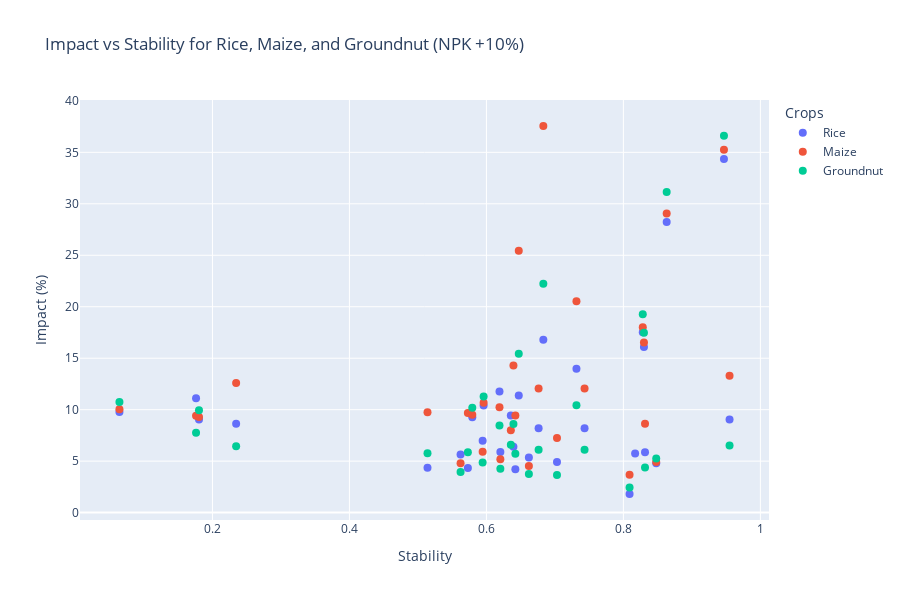

Notebook source saved alongside this figure:
### Markdown cell above
3d modelling

### Code cell
import plotly.graph_objects as go
import numpy as np
import pandas as pd

def Calculate_and_visualize_3D(Working_Directory, adj_matrix_np, crop1, crop2, crop3, perturbation, what, visualize=True):
    # Normalize capabilities for all three crops
    capability_1 = normalize_list(Working_Directory[f'{crop1[0].upper()} - {what} {perturbation}'])
    capability_2 = normalize_list(Working_Directory[f'{crop2[0].upper()} - {what} {perturbation}'])
    capability_3 = normalize_list(Working_Directory[f'{crop3[0].upper()} - {what} {perturbation}'])
    
    # Combine capabilities into a single DataFrame
    combined_df = pd.DataFrame({
        'node': Working_Directory['District'],
        'Capability_1': capability_1,
        'Capability_2': capability_2,
        'Capability_3': capability_3
    })
    
    # Calculate stress and stability for the combined capabilities
    result_df = calculate_stress_stability(adj_matrix_np, combined_df)
    
    # Calculate impact for each crop
    impact1, impact_column1 = calculate_impact(Working_Directory, crop1, perturbation, what)
    impact2, impact_column2 = calculate_impact(Working_Directory, crop2, perturbation, what)
    impact3, impact_column3 = calculate_impact(Working_Directory, crop3, perturbation, what)
    
    # Naming conventions for stability and stress columns
    stability_column_name = f'Stability_{crop1[0].upper()}_{crop2[0].upper()}_{crop3[0].upper()}_{what}_{perturbation}'
    stress_column_name = f'Stress_{crop1[0].upper()}_{crop2[0].upper()}_{crop3[0].upper()}_{what}_{perturbation}'
    
    # Add impacts, stability, and stress to the Working_Directory DataFrame
    Working_Directory[impact_column1] = impact1
    Working_Directory[impact_column2] = impact2
    Working_Directory[impact_column3] = impact3
    Working_Directory[stability_column_name] = result_df['stability']
    Working_Directory[stress_column_name] = result_df['stress']
    
    if visualize:
        # Prepare data for plotting
        plot_df = pd.DataFrame({
            'District': Working_Directory['District'],
            'Stability': result_df['stability'],
            f'{crop1}': impact1,
            f'{crop2}': impact2,
            f'{crop3}': impact3,
            'Abbreviation': Working_Directory['Abbreviation']
        })
        
        # Create the figure
        fig = go.Figure()

        # Add scatter plot for each crop's impact with custom hovertemplate
        fig.add_trace(go.Scatter(
            x=plot_df['Stability'], 
            y=plot_df[f'{crop1}'], 
            mode='markers',
            name=f'{crop1}',
            text=plot_df['Abbreviation'],
            marker=dict(size=8),
            hovertemplate=(
                '<b>District:</b> %{text}<br>' +
                '<b>Stability:</b> %{x}<br>' +
                '<b>Impact:</b> %{y}<br>' 
            )
        ))
        
        fig.add_trace(go.Scatter(
            x=plot_df['Stability'], 
            y=plot_df[f'{crop2}'], 
            mode='markers',
            name=f'{crop2}',
            text=plot_df['Abbreviation'],
            marker=dict(size=8),
            hovertemplate=(
                '<b>District:</b> %{text}<br>' +
                '<b>Stability:</b> %{x}<br>' +
                '<b>Impact:</b> %{y}<br>'
            )
        ))
        
        fig.add_trace(go.Scatter(
            x=plot_df['Stability'], 
            y=plot_df[f'{crop3}'], 
            mode='markers',
            name=f'{crop3}',
            text=plot_df['Abbreviation'],
            marker=dict(size=8),
            hovertemplate=(
                '<b>District:</b> %{text}<br>' +
                '<b>Stability:</b> %{x}<br>' +
                '<b>Impact:</b> %{y}<br>'
            )
        ))

        # Customize layout
        fig.update_layout(
            title=f'Impact vs Stability for {crop1}, {crop2}, and {crop3} ({what} +{perturbation}%)',
            xaxis_title='Stability',
            yaxis_title='Impact (%)',
            width=900,
            height=600,
            legend_title_text='Crops',
            hovermode='closest'
        )
        
        # Show the 2D plot
        fig.show()

# Example usage
crop1 = 'Rice'
crop2 = 'Maize'
crop3 = 'Groundnut'
perturbation = 10
what = 'NPK'
Calculate_and_visualize_3D(Working_Directory, adj_matrix_np, crop1, crop2, crop3, perturbation, what)

### Figure 1 — Plotly figure (JSON) as saved in the notebook; plotly's stock layout.template omitted (floating-point values rounded to 4 significant figures)
{"data": [{"hovertemplate": "<b>District:</b> %{text}<br><b>Stability:</b> %{x}<br><b>Impact:</b> %{y}<br>", "marker": {"size": 8}, "mode": "markers", "name": "Rice", "text": ["BLR", "BLR(R)", "RGA", "CDA", "DVG", "KLR", "CKA", "SMG", "TKR", "CMG", "DKA", "UPI", "HSN", "KDG", "MDY", "MYS", "CNR", "BLG", "VJP", "BKT", "DWD", "GDG", "HVR", "UTK", "BLL", "BDR", "KLB", "YDR", "RCR", "KPL", "VNG"], "type": "scatter", "x": [0.9468, 0.83, 0.8479, 0.1804, 0.06423, 0.8632, 0.8283, 0.5959, 0.5794, 0.6472, 0.8171, 0.809, 0.514, 0.6831, 0.6395, 0.573, 0.6423, 0.1761, 0.6204, 0.6191, 0.6357, 0.662, 0.5945, 0.5623, 0.7433, 0.955, 0.703, 0.7315, 0.2346, 0.8316, 0.6762], "y": [34.36, 16.1, 4.799, 9.045, 9.779, 28.24, 17.53, 10.4, 9.273, 11.37, 5.74, 1.808, 4.364, 16.79, 6.391, 4.331, 4.215, 11.12, 5.882, 11.76, 9.444, 5.36, 6.976, 5.652, 8.187, 9.037, 4.919, 13.98, 8.629, 5.859, 8.187]}, {"hovertemplate": "<b>District:</b> %{text}<br><b>Stability:</b> %{x}<br><b>Impact:</b> %{y}<br>", "marker": {"size": 8}, "mode": "markers", "name": "Maize", "text": ["BLR", "BLR(R)", "RGA", "CDA", "DVG", "KLR", "CKA", "SMG", "TKR", "CMG", "DKA", "UPI", "HSN", "KDG", "MDY", "MYS", "CNR", "BLG", "VJP", "BKT", "DWD", "GDG", "HVR", "UTK", "BLL", "BDR", "KLB", "YDR", "RCR", "KPL", "VNG"], "type": "scatter", "x": [0.9468, 0.83, 0.8479, 0.1804, 0.06423, 0.8632, 0.8283, 0.5959, 0.5794, 0.6472, 0.8171, 0.809, 0.514, 0.6831, 0.6395, 0.573, 0.6423, 0.1761, 0.6204, 0.6191, 0.6357, 0.662, 0.5945, 0.5623, 0.7433, 0.955, 0.703, 0.7315, 0.2346, 0.8316, 0.6762], "y": [35.26, 16.52, 4.928, 9.29, 10.04, 29.05, 18.01, 10.67, 9.517, 25.43, null, 3.67, 9.76, 37.56, 14.29, 9.686, 9.429, 9.413, 5.176, 10.25, 7.998, 4.539, 5.909, 4.787, 12.05, 13.29, 7.243, 20.54, 12.59, 8.621, 12.05]}, {"hovertemplate": "<b>District:</b> %{text}<br><b>Stability:</b> %{x}<br><b>Impact:</b> %{y}<br>", "marker": {"size": 8}, "mode": "markers", "name": "Groundnut", "text": ["BLR", "BLR(R)", "RGA", "CDA", "DVG", "KLR", "CKA", "SMG", "TKR", "CMG", "DKA", "UPI", "HSN", "KDG", "MDY", "MYS", "CNR", "BLG", "VJP", "BKT", "DWD", "GDG", "HVR", "UTK", "BLL", "BDR", "KLB", "YDR", "RCR", "KPL", "VNG"], "type": "scatter", "x": [0.9468, 0.83, 0.8479, 0.1804, 0.06423, 0.8632, 0.8283, 0.5959, 0.5794, 0.6472, 0.8171, 0.809, 0.514, 0.6831, 0.6395, 0.573, 0.6423, 0.1761, 0.6204, 0.6191, 0.6357, 0.662, 0.5945, 0.5623, 0.7433, 0.955, 0.703, 0.7315, 0.2346, 0.8316, 0.6762], "y": [36.62, 17.48, 5.259, 9.945, 10.74, 31.14, 19.27, 11.29, 10.19, 15.43, null, 2.429, 5.758, 22.22, 8.619, 5.853, 5.718, 7.769, 4.272, 8.458, 6.601, 3.747, 4.877, 3.948, 6.11, 6.513, 3.661, 10.43, 6.44, 4.373, 6.11]}], "layout": {"height": 600, "hovermode": "closest", "legend": {"title": {"text": "Crops"}}, "title": {"text": "Impact vs Stability for Rice, Maize, and Groundnut (NPK +10%)"}, "width": 900, "xaxis": {"title": {"text": "Stability"}}, "yaxis": {"title": {"text": "Impact (%)"}}}}
